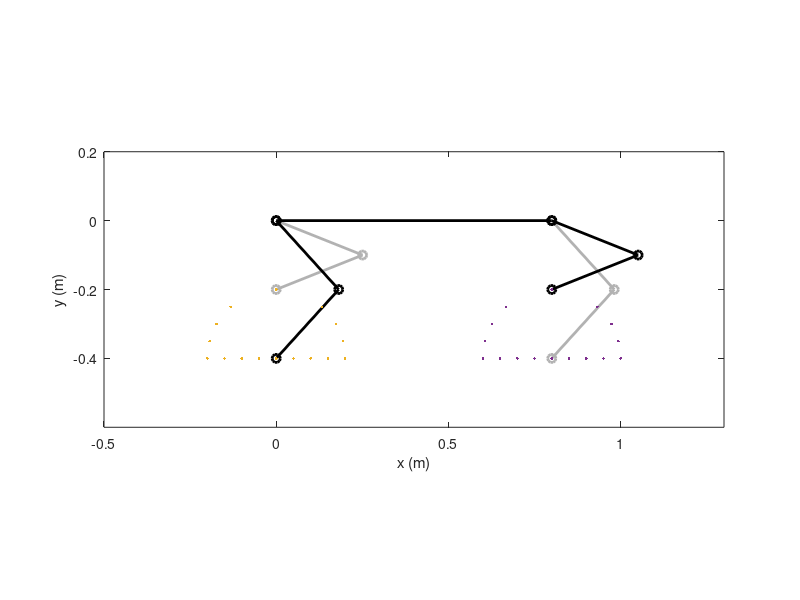

MATLAB code for this plot: (Note: this script raises an error after producing the figure.)


%% Coordinates

x1 = [0 0.05 0.1 0.15 0.2 0.1936 0.1732 0.1323 0 -0.1323 -0.1732 -0.1936 -0.2 -0.15 -0.1 -0.05];
y1 = [-0.4 -0.4 -0.4 -0.4 -0.4 -0.35 -0.3 -0.25 -0.2 -0.25 -0.3 -0.35 -0.4 -0.4 -0.4 -0.4];
x2 = [0 -0.1323 -0.1732 -0.1936 -0.2 -0.15 -0.1 -0.05 0 0.05 0.1 0.15 0.2 0.1936 0.1732 0.1323];
y2 = [-0.2 -0.25 -0.3 -0.35 -0.4 -0.4 -0.4 -0.4 -0.4 -0.4 -0.4 -0.4 -0.4 -0.35 -0.3 -0.25];

%% Links Lengths
l1 = 0.27 ;
l2 = 0.27 ;

%% Inverse Kinematic Equations

for j = 1:5
    for i = 1:16
        if (x1(i)^2 + y1(i)^2 <= 0.8)
            q2 = acos((x1(i)^2 + y1(i)^2 - l1^2 - l2^2)/(2*l1*l2));
            q1 = -( atan(y1(i)/x1(i)) + atan((l2*sin(q2))/(l1 + l2*cos(q2))) );
        
            if x1(i) < 0
            q1 = q1 + pi;
            end
        else
            return
        end

        if (x2(i)^2 + y2(i)^2 <= 0.8)
            q2_2 = acos((x2(i)^2 + y2(i)^2 - 0.1458)/(0.1458));
            q1_2 = -( atan(y2(i)/x2(i)) + atan((0.27*sin(q2_2))/(0.27 + 0.27*cos(q2_2))) );
        
            if x2(i) < 0
            q1_2 = q1_2 + pi;
            end
        else
            return
        end
        
        
        %% Trigonometric abbreviations
        c1 = cos(q1);
        c2 = cos(q2);
        c12 = cos(q1+q2);
        
        s1= sin(q1);
        s2 = sin(q2);
        s12 = sin(q1+q2);
        
        c1_2 = cos(q1_2);
        c2_2 = cos(q2_2);
        c12_2 = cos(q1_2+q2_2);

        s1_2 = sin(q1_2);
        s2_2 = sin(q2_2);
        s12_2 = sin(q1_2+q2_2);
        
        
        %% Tip position
        % These equations are derived from the Forward Kinematic model of the 2DOF
        % robot
        FLxt = l1*c1+l2*c12 ;
        FLyt = -l1*s1-l2*s12 ;
        FLpt = [ FLxt FLyt ] ;

        RLxt = l1*c1_2+l2*c12_2;
        RLyt = -l1*s1_2-l2*s12_2;
        RLpt = [ RLxt RLyt ] ;
        
        %%%%%%%%%%%%%%%%%%%%%%%%%%%%%%%%%%%%%%%%%%%%%%%%%%%%%%%%%%%%%%%%%%%%%%%%%
        
        %% Plot the legs
        figure (1) 
        % set(2,'position',[116 190 560 420])
        
        FLx1 = 0 ;
        FLy1 = 0 ;
        FLx2 = l1*c1 ;
        FLy2 = -l1*s1 ;
        
        RLx1 = 0 ;
        RLy1 = 0 ;
        RLx2 = l1*c1_2;
        RLy2 = -l1*s1_2;
        
        
        
        FLxx = [ FLx1; FLx2; FLpt(1,1) ] ;
        FLyy = [ FLy1; FLy2; FLpt(1,2) ] ;
        RLxx = [ RLx1+0.8 ; RLx2+0.8 ; RLpt(1,1)+0.8 ] ;
        RLyy = [ RLy1; RLy2; RLpt(1,2) ] ;

        FRxx = [ RLx1; RLx2; RLpt(1,1) ] ;
        FRyy = [ RLy1; RLy2; RLpt(1,2) ] ;
        RRxx = [ FLx1+0.8 ; FLx2+0.8 ; FLpt(1,1)+0.8 ] ;
        RRyy = [ FLy1; FLy2; FLpt(1,2) ] ;
        
        plot(FRxx,FRyy,'o-','color', [.7 .7 .7],'Linewidth',2);
        hold on
        plot(RRxx,RRyy,'o-','color', [.7 .7 .7],'Linewidth',2);
        plot(FLxx,FLyy,'ko-','Linewidth',2);
        plot(RLxx,RLyy,'ko-','Linewidth',2);
        plot(x1,y1,'.');
        plot(x1+0.8,y1,'.');
        plot([0 0.8],[0 0],'ko-','Linewidth',2)
        axis equal
            
        xlabel('x (m)') ; ylabel('y (m)') ;
        % text(FLpt(1,1),FLpt(1,2),'x') ; text(FLpt(1,1) + 0.002,FLpt(1,2) + 0.002,'ptStart') ;
        % text(FLpt(4,1),FLpt(4,2),'x') ; text(FLpt(4,1) + 0.002,FLpt(4,2) + 0.002,'ptEnd') ;
        % text(RLpt(1,1),RLpt(1,2),'x') ; text(RLpt(1,1) + 0.002,RLpt(1,2) + 0.002,'ptStart') ;
        % text(RLpt(4,1),RLpt(4,2),'x') ; text(RLpt(4,1) + 0.002,RLpt(4,2) + 0.002,'ptEnd') ;
        axis([-0.5 1.3 -0.6 0.2])
        pause(0.05)
        if FLyy(3) <= RLyy(3)
            yline(FLyy(3),'green');
        else 
            yline(RLyy(3),'green');
        end
        hold off
        pause(0.03)
        
        
        %%%%%%%%%%%%%%%%%%%%%%%%%%%%%%%%%%%%%%%%%%%%%%%%%%%%%%%%%%%%%%%%%%%%%%%%%
    end
end
